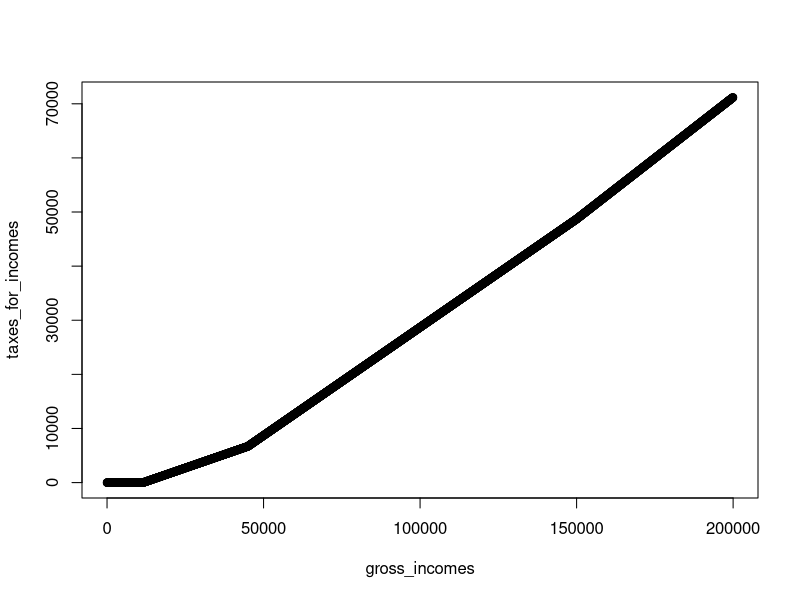

Write the R code that produced this figure.

# source this file with source('income-tax.R')

# this should be an array of gross incomes over which we
# want to plot our data

few_incomes <- c(100,10000, 15000, 45000, 46000, 60000, 149000, 152000, 200000)

gross_incomes <- seq(1,200000, by=50)

# parameters defined by government:
# you get this much tax free:
personal_allowance <- 11500

# after which you're taxed at the Basic Rate:
basic_rate <- 0.2

# until you earn this much gross:
higher_rate_threshold <- 45000

# at which point you are taxed at the Higher Rate:
higher_rate <- 0.4

# and then when you reach this much gross:
additional_rate_threshold <- 150000

# you are taxed at the Additional Rate:
additional_rate <- 0.45 

basic_tax <- function(gross) { 
  max(0, (gross - personal_allowance) * 0.2)
}

higher_tax <- function(gross) {
  max(0, (gross - higher_rate_threshold) * (higher_rate - basic_rate))
}

additional_tax <- function(gross) {
  max(0, (gross - additional_rate_threshold) * (additional_rate - higher_rate))
}

tax_function <- function(gross) {
  basic_tax(gross) + higher_tax(gross) + additional_tax(gross)
}

taxes_for_incomes <- sapply(gross_incomes, tax_function)


fr <- function(incomes) {
  data.frame(incomes,  
                        sapply(incomes, basic_tax),
                        sapply(incomes, higher_tax),
                        sapply(incomes, additional_tax)
                       )
}

tax_frame <- fr(gross_incomes)
few_tax_frame <- fr(few_incomes)

plot(gross_incomes, taxes_for_incomes)
